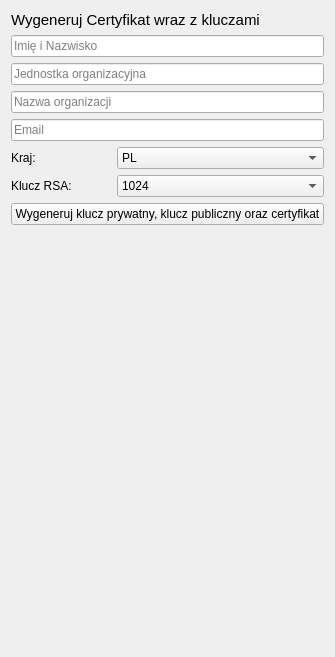
         <widget class="QWidget" name="generateSignature_page">
          <layout class="QVBoxLayout" name="verticalLayout_21">
           <item>
            <widget class="QLabel" name="label_68">
             <property name="font">
              <font>
               <pointsize>11</pointsize>
              </font>
             </property>
             <property name="text">
              <string>Wygeneruj Certyfikat wraz z kluczami</string>
             </property>
            </widget>
           </item>
           <item>
            <widget class="QLineEdit" name="nameInput_lineEdit">
             <property name="placeholderText">
              <string>Imię i Nazwisko</string>
             </property>
            </widget>
           </item>
           <item>
            <widget class="QLineEdit" name="organizationalUnitInput_lineEdit">
             <property name="placeholderText">
              <string>Jednostka organizacyjna</string>
             </property>
            </widget>
           </item>
           <item>
            <widget class="QLineEdit" name="organizationNameInput_lineEdit">
             <property name="placeholderText">
              <string>Nazwa organizacji</string>
             </property>
            </widget>
           </item>
           <item>
            <widget class="QLineEdit" name="emailInput_lineEdit">
             <property name="placeholderText">
              <string>Email</string>
             </property>
            </widget>
           </item>
           <item>
            <layout class="QHBoxLayout" name="horizontalLayout_16" stretch="0,1">
             <item>
              <widget class="QLabel" name="label_75">
               <property name="minimumSize">
                <size>
                 <width>100</width>
                 <height>0</height>
                </size>
               </property>
               <property name="text">
                <string>Kraj:</string>
               </property>
              </widget>
             </item>
             <item>
              <widget class="QComboBox" name="countryInput_combobox">
               <item>
                <property name="text">
                 <string>PL</string>
                </property>
               </item>
               <item>
                <property name="text">
                 <string>US</string>
                </property>
               </item>
               <item>
                <property name="text">
                 <string>GB</string>
                </property>
               </item>
              </widget>
             </item>
            </layout>
           </item>
           <item>
            <layout class="QHBoxLayout" name="horizontalLayout_17" stretch="0,1">
             <item>
              <widget class="QLabel" name="label_76">
               <property name="minimumSize">
                <size>
                 <width>100</width>
                 <height>0</height>
                </size>
               </property>
               <property name="text">
                <string>Klucz RSA:</string>
               </property>
              </widget>
             </item>
             <item>
              <widget class="QComboBox" name="keyAlgoInput_comboBox">
               <item>
                <property name="text">
                 <string>1024</string>
                </property>
               </item>
               <item>
                <property name="text">
                 <string>2048</string>
                </property>
               </item>
               <item>
                <property name="text">
                 <string>4096</string>
                </property>
               </item>
              </widget>
             </item>
            </layout>
           </item>
           <item>
            <widget class="QPushButton" name="generateCert_pushButton">
             <property name="text">
              <string>Wygeneruj klucz prywatny, klucz publiczny oraz certyfikat</string>
             </property>
            </widget>
           </item>
           <item>
            <spacer name="verticalSpacer_15">
             <property name="orientation">
              <enum>Qt::Orientation::Vertical</enum>
             </property>
             <property name="sizeHint" stdset="0">
              <size>
               <width>20</width>
               <height>421</height>
              </size>
             </property>
            </spacer>
           </item>
          </layout>
         </widget>
